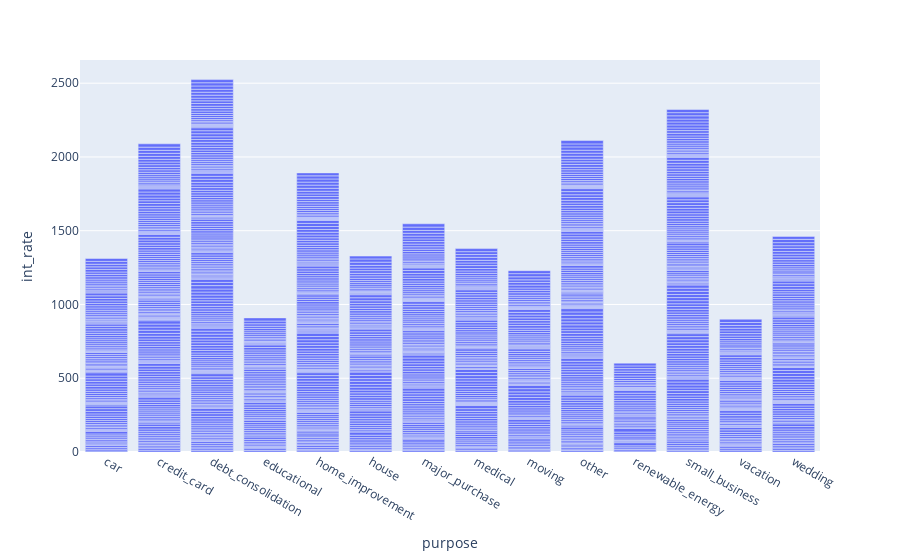

Here is the notebook cell this chart was saved with:
### Markdown cell above
### Analysis on the Purpose of loan, Employment length

### Code cell
# Purpose and the loan status
df = data[['purpose','loan_status','id','issue_year','grade','loan_amnt','int_rate','income_category']].groupby(['purpose','loan_status','issue_year','grade','income_category'], as_index=False).agg({'id':'count', 'loan_amnt': 'sum', 'int_rate':'mean'})
df.rename(columns={"id":"Count"}, inplace=True)
fig = px.bar(df, x="purpose", y="int_rate")
fig.show()
# let us also check for the annual income and interest rate for each of the borrower
purpose_df = data[['purpose','int_rate','annual_inc','loan_amnt','dti','income_category','grade','loan_status']].groupby(['purpose','income_category','grade','loan_status'],as_index=False).count()
f, ax = plt.subplots(figsize=(14, 9))
c = sns.color_palette("tab10")
sns.barplot(x='loan_amnt',y='purpose', hue='income_category',data=purpose_df[purpose_df['loan_status']=='Charged Off'], palette='coolwarm', ci=None)
ax.set_title('Loan Purpose as per the Income Category and the Amount of loan Charged off')
f.show()

### Figure 1 — Plotly figure (JSON) as saved in the notebook; plotly's stock layout.template omitted (floating-point values rounded to 4 significant figures; data arrays with more than 128 entries replaced by an {"elided": "..."} marker saying what was removed)
{"data": [{"alignmentgroup": "True", "hovertemplate": "purpose=%{x}<br>int_rate=%{y}<extra></extra>", "legendgroup": "", "marker": {"color": "#636efa", "pattern": {"shape": ""}}, "name": "", "offsetgroup": "", "orientation": "v", "showlegend": false, "textposition": "auto", "type": "bar", "x": {"elided": "1598 str values"}, "xaxis": "x", "y": {"elided": "1598 float values"}, "yaxis": "y"}], "layout": {"barmode": "relative", "legend": {"tracegroupgap": 0}, "margin": {"t": 60}, "xaxis": {"anchor": "y", "domain": [0, 1], "title": {"text": "purpose"}}, "yaxis": {"anchor": "x", "domain": [0, 1], "title": {"text": "int_rate"}}}}
